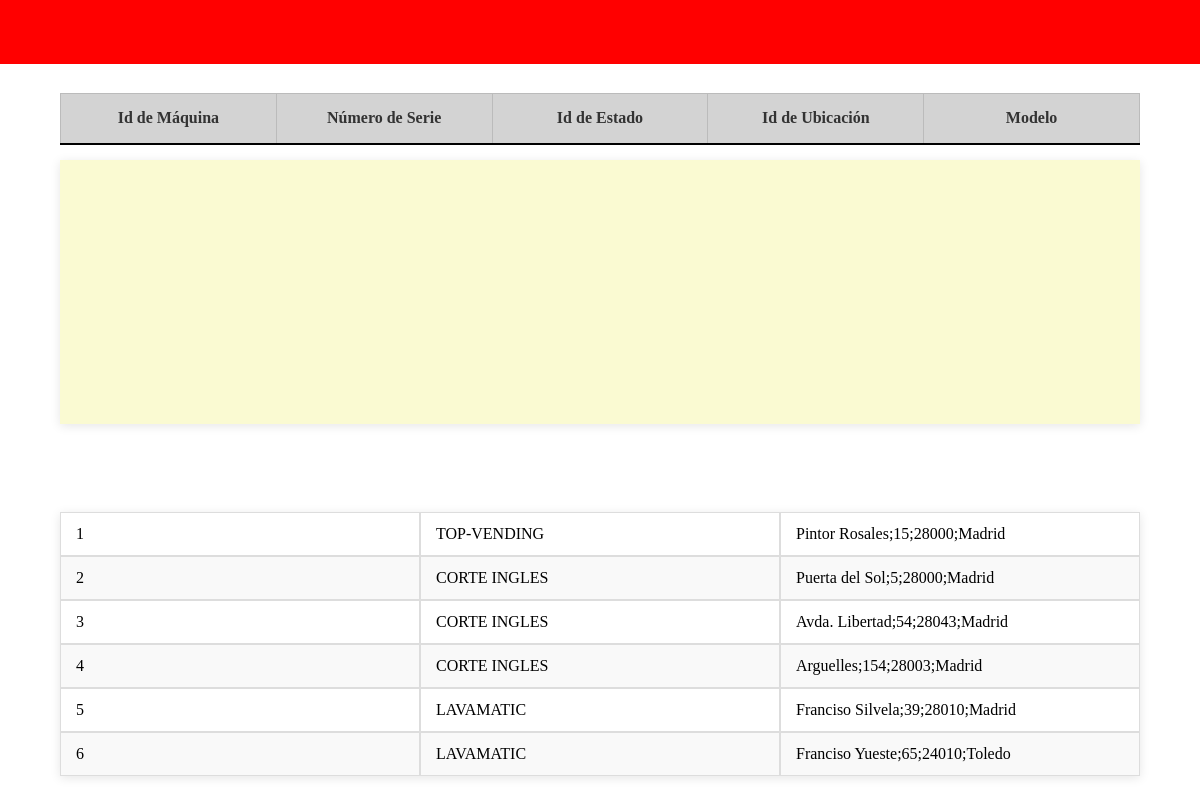
Before: /modules/Modulo_Fabricacion/fabricacion.php with the older database file.
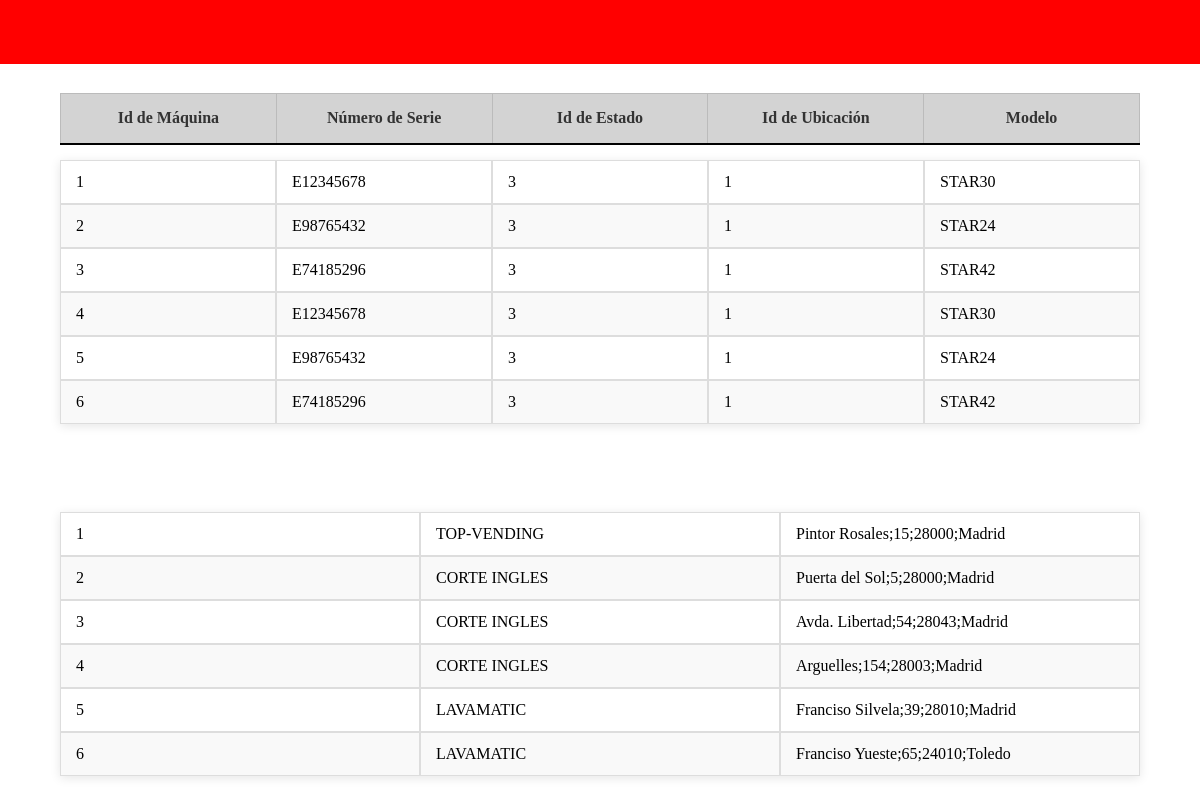
After: the same page with the newer database file.
### tables this page shows
CREATE TABLE ubicacion(
		idubicacion	INT 		AUTO_INCREMENT PRIMARY KEY
	,	cliente		VARCHAR(64)	NOT NULL
	,	dir			VARCHAR(64) NOT NULL  
);

CREATE TABLE maquina(
		idmaquina	INT 			AUTO_INCREMENT PRIMARY KEY
	,	numserie	VARCHAR(32)		NOT NULL
    ,	idestado	INT 			NOT NULL		 
    ,	idubicacion	INT 			NOT NULL		 
    ,	capacidad	INT				NOT NULL         
	,   stockmax    INT             NOT NULL		 
    ,	modelo		VARCHAR(32) 	NOT NULL		 
    ,	foto		VARCHAR(128)	NOT NULL		 
    ,	FOREIGN KEY (idestado) 	  REFERENCES estado(idestado)
    ,	FOREIGN KEY (idubicacion) REFERENCES ubicacion(idubicacion)
);

### modules/Modulo_Fabricacion/fabricacion.php (the view, shortened to what this page needs)
<?php
$user = "root";
$pass = "root";
$dbn = "maquinas_expendedoras";
try {
    $dbh = new PDO('mysql:host=localhost;dbname=' . $dbn, $user, $pass);
    $dbh->setAttribute(PDO::ATTR_ERRMODE, PDO::ERRMODE_EXCEPTION);
} catch (Exception $e) {
    echo '<script>console.log("Error en la conexión con la base de datos");</script>';
    echo $e->getMessage();
}
?>
<!DOCTYPE html>
<html lang="en">
<head>
    <link rel="stylesheet" href="/css/stylesheet_m2.css">
</head>
<body>
<?php
$user = "root";
$pass = "root";
$dbn = "maquinas_expendedoras";
try {
    $dbh = new PDO('mysql:host=localhost;dbname=' . $dbn, $user, $pass);
    $dbh->setAttribute(PDO::ATTR_ERRMODE, PDO::ERRMODE_EXCEPTION);
} catch (Exception $e) {
    echo '<script>console.log("Error en la conexión con la base de datos");</script>';
    echo $e->getMessage();
}
?>
<!DOCTYPE html>
<html lang="en">
<head>
    <link rel="stylesheet" href="../../css/stylesheet_m2.css">
</head>
<body>
    <header></header>
    <div class="titulos" id="tit1">
        <table class="tabla_encabezado">
            <thead>
                <tr>
                    <th class='th_principal'>Id de Máquina</th>
                    <th class='th_principal'>Número de Serie</th>
                    <th class='th_principal'>Id de Estado</th>
                    <th class='th_principal'>Id de Ubicación</th>
                    <th class='th_principal'>Modelo</th>
                </tr>
            </thead>
        </table>
    </div>
    <div class="tablas" id="maquinas_fabri">
        <?php
$ssql1 = "SELECT idmaquina, numserie, idestado, idubicacion, modelo FROM maquina";
$ssql2 = "SELECT idubicacion, cliente, dir FROM ubicacion";
try {
    $stm = $dbh->prepare($ssql1);
    $stm->execute();
    $rows = $stm->fetchAll(PDO::FETCH_ASSOC);
    echo "<table class='tabla_principal'>";
    foreach ($rows as $row) {
        echo "<tr class='tr_contenido_principal'>";
        echo "<td class='tabla_principal_td'>" . htmlspecialchars($row['idmaquina']) . "</td>";
        echo "<td class='tabla_principal_td'>" . htmlspecialchars($row['numserie']) . "</td>";
        echo "<td class='tabla_principal_td'>" . htmlspecialchars($row['idestado']) . "</td>";
        echo "<td class='tabla_principal_td'>" . htmlspecialchars($row['idubicacion']) . "</td>";
        echo "<td class='tabla_principal_td'>" . htmlspecialchars($row['modelo']) . "</td>";
        echo "</tr>";
    }
    echo "</table>";
} catch (PDOException $e) {
    echo '<script>console.log("Error al recoger los errores de máquinas");</script>';
}
?>
    </div>
    <div id="tit2">
        <table class="tabla_encabezado">
            <thead>
                <tr>
                    <th class='th_principal'>Id de Ubicación</th>
                    <th class='th_principal'>Cliente</th>
                    <th class='th_principal'>Dirección</th>
                </tr>
            </thead>
        </table>
    </div>
    <div class="tablas" id="ubis_fabri">
        <?php
try {
    $stm = $dbh->prepare($ssql2);
    $stm->execute();
    $rows = $stm->fetchAll(PDO::FETCH_ASSOC);
    echo "<table class='tabla_principal'>";
    foreach ($rows as $row) {
        echo "<tr class='tr_contenido_principal'>";
        echo "<td class='tabla_principal_td'>" . htmlspecialchars($row['idubicacion']) . "</td>";
        echo "<td class='tabla_principal_td'>" . htmlspecialchars($row['cliente']) . "</td>";
        echo "<td class='tabla_principal_td'>" . htmlspecialchars($row['dir']) . "</td>";
        echo "</tr>";
    }
    echo "</table>";
} catch (PDOException $e) {
    echo '<script>console.log("Error al recoger los registros de ubicaciones");</script>';
}
?>
    </div>
</body>
</html>
</body>
</html>

### css/stylesheet_m2.css (style rules this page uses)
header { background-color: red; height: 24px; width: 100%; top: 0; position: fixed; left: 0; padding: 20px; text-align: left; z-index: 100; }
.tablas { background-color: lightgoldenrodyellow; height: 33%; width: 90%; position: absolute; top: 80px; left: 50%; transform: translateX(-50%); overflow: auto; box-shadow: 0 2px 10px rgba(0, 0, 0, 0.1); scrollbar-width: none; }
.tabla_encabezado { width: 100%; border-collapse: collapse; table-layout: fixed; }
#maquinas_fabri { top: 20%; }
#ubis_fabri { top: 64%; }
.tabla_principal { width: 100%; border-spacing: 0; background-color: white; overflow: hidden; table-layout: fixed; }
.tabla_principal_td { border: 1px solid #ddd; padding: 12px 15px; text-align: left; }
#tit1 { position: absolute; height: 50px; width: 90%; top: 93px; left: 50%; transform: translateX(-50%); }
#tit1 th { background-color: lightgray; height: 50px; padding: 10px; border: 1px solid #bbb; border-bottom: 2px solid black; text-align: center; font-weight: bold; color: #333; }
.th_principal { background-color: lightgray; height: 50px; padding: 10px; border: 1px solid #bbb; border-bottom: 2px solid black; z-index: 1000; text-align: center; font-weight: bold; color: #333; }
tr:nth-child(even) { background-color: #f9f9f9; }

Changed rows visible on the page:
added maquina: idmaquina "1", numserie "E12345678", idestado "3", idubicacion "1", modelo "STAR30"
added maquina: idmaquina "2", numserie "E98765432", idestado "3", idubicacion "1", modelo "STAR24"
added maquina: idmaquina "3", numserie "E74185296", idestado "3", idubicacion "1", modelo "STAR42"
added maquina: idmaquina "4", numserie "E12345678", idestado "3", idubicacion "1", modelo "STAR30"
added maquina: idmaquina "5", numserie "E98765432", idestado "3", idubicacion "1", modelo "STAR24"
added maquina: idmaquina "6", numserie "E74185296", idestado "3", idubicacion "1", modelo "STAR42"
